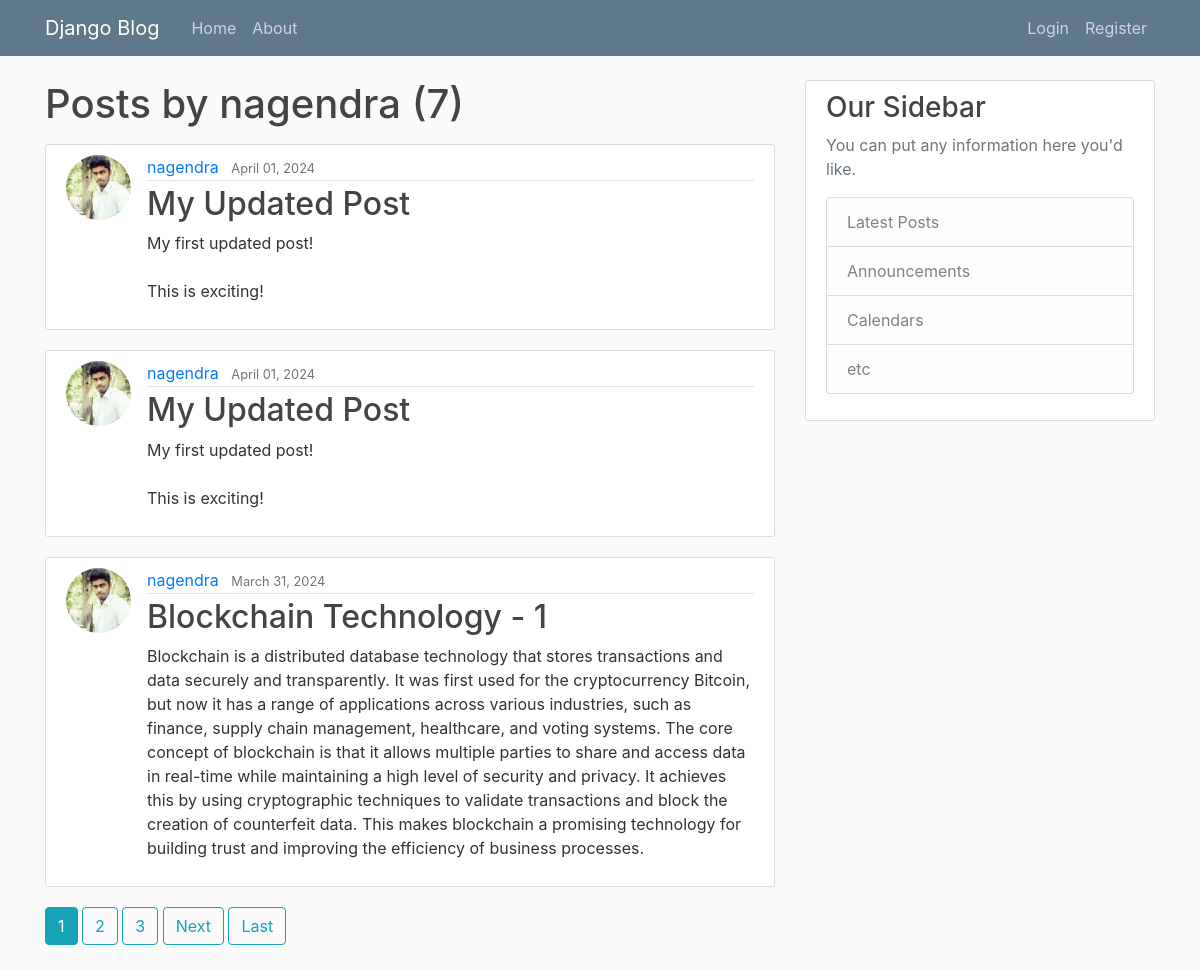
/user/nagendra/, run on the app's committed database.
### blog_app/models.py (models this page shows, shortened)
class Post(models.Model):
    author = models.ForeignKey(User, on_delete=models.CASCADE)
    title = models.CharField(max_length=100)
    content = models.TextField()
    date_posted = models.DateTimeField(default=datetime.now())

### users/models.py (models this page shows, shortened)
class Profile(models.Model):
    user = models.OneToOneField(User, on_delete=models.CASCADE)
    image = models.ImageField(default='default.jpg', upload_to='profile_pics')

### blog_app/views.py (the view)
# urls.py: path('user/<str:username>/', UserPostListView.as_view(), name='user-posts'),
class UserPostListView(ListView):
    model = Post
    template_name = 'blog_app/user_posts.html'
    context_object_name = 'posts'
    paginate_by = 3
    def get_queryset(self):
        user=get_object_or_404(User,username=self.kwargs.get('username'))
        return Post.objects.filter(author=user).order_by('-date_posted')

### blog_app/templates/blog_app/user_posts.html (shortened to what this page needs)
{% extends "blog_app/base.html" %}
{% block content %}
    <h1 class="mb-3">Posts by {{ view.kwargs.username }} ({{ page_obj.paginator.count }})</h1>
    {% for post in posts %}
        <article class="media content-section">
          <img class="rounded-circle article-img" src="{{ post.author.profile.image.url }}">
          <div class="media-body">
            <div class="article-metadata">
              <a class="mr-2" href="{% url 'user-posts' post.author.username %}">{{ post.author }}</a>
              <small class="text-muted">{{ post.date_posted|date:"F d, Y" }}</small>
            </div>
            <h2><a class="article-title" href="{% url 'post-detail' post.id %}">{{ post.title }}</a></h2>
            <p class="article-content">{{ post.content }}</p>
          </div>
        </article>
    {% endfor %}
    {% if is_paginated %}
      {% for num in page_obj.paginator.page_range %}
        {% if page_obj.number == num %}
          <a class="btn btn-info mb-4" href="?page={{ num }}">{{ num }}</a>
        {% elif num > page_obj.number|add:'-3' and num < page_obj.number|add:'3' %}
          <a class="btn btn-outline-info mb-4" href="?page={{ num }}">{{ num }}</a>
        {% endif %}
      {% endfor %}
      {% if page_obj.has_next %}
        <a class="btn btn-outline-info mb-4" href="?page={{ page_obj.next_page_number }}">Next</a>
        <a class="btn btn-outline-info mb-4" href="?page={{ page_obj.paginator.num_pages }}">Last</a>
      {% endif %}
    {% endif %}
{% endblock %}

### blog_app/static/blog/main.css (style rules this page uses)
h1, h2, h3, h4, h5, h6 { color: #444444; }
.content-section { background: #ffffff; padding: 10px 20px; border: 1px solid #dddddd; border-radius: 3px; margin-bottom: 20px; }
.article-title { color: #444444; }
.article-content { white-space: pre-line; }
.article-img { height: 65px; width: 65px; margin-right: 16px; }
.article-metadata { padding-bottom: 1px; margin-bottom: 4px; border-bottom: 1px solid #e3e3e3 }

### data on the page
Post: author.profile.image (picture), author "nagendra", date_posted "April 01, 2024", title "My Updated Post", content "My first updated post! This is exciting!"
Post: author.profile.image (picture), author "nagendra", date_posted "April 01, 2024", title "My Updated Post", content "My first updated post! This is exciting!"
Post: author.profile.image (picture), author "nagendra", date_posted "March 31, 2024", title "Blockchain Technology - 1", content "Blockchain is a distributed database technology that stores transactions and data securely and transparently. It was first used for the cryptocurrency Bitcoin, but now it has a range of applications across various industries, such as finance, supply chain management, healthcare, and voting systems. The core concept of blockchain is that it allows multiple parties to share and access data in real-time while maintaining a high level of security and privacy. It achieves this by using cryptographic techniques to validate transactions and block the creation of counterfeit data. This makes blockchain a promising technology for building trust and improving the efficiency of business processes."

### other printed values
{{ view.kwargs.username }} "nagendra"
{{ page_obj.paginator.count }} "7"
{{ num }} "1"
{{ num }} "2" "3"
